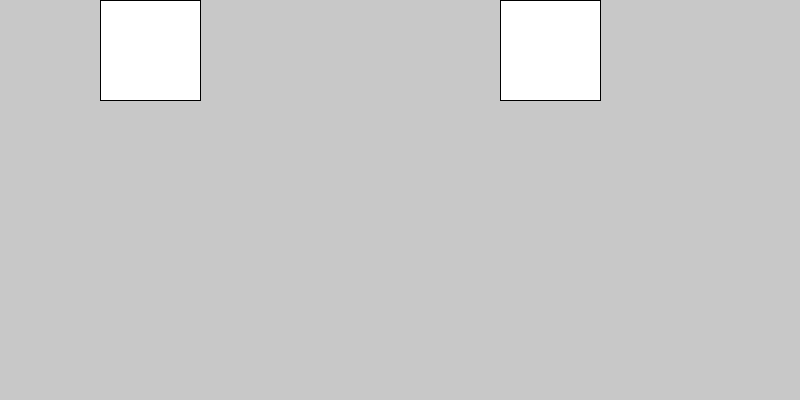
Frame 1 (no input)
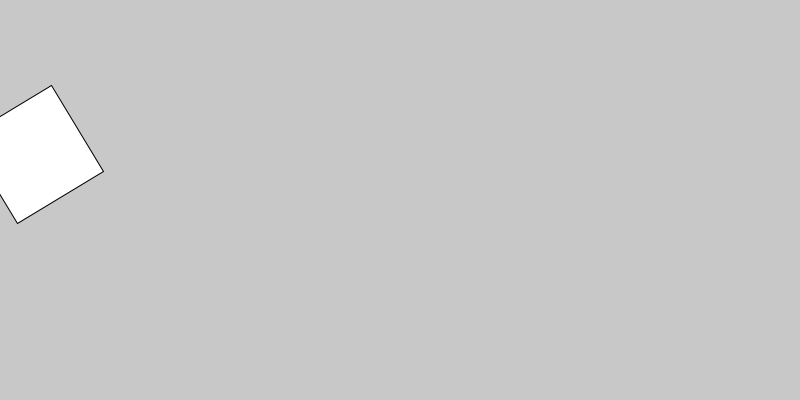
Frame 60 (the mouse pressed at the canvas centre just before this capture)
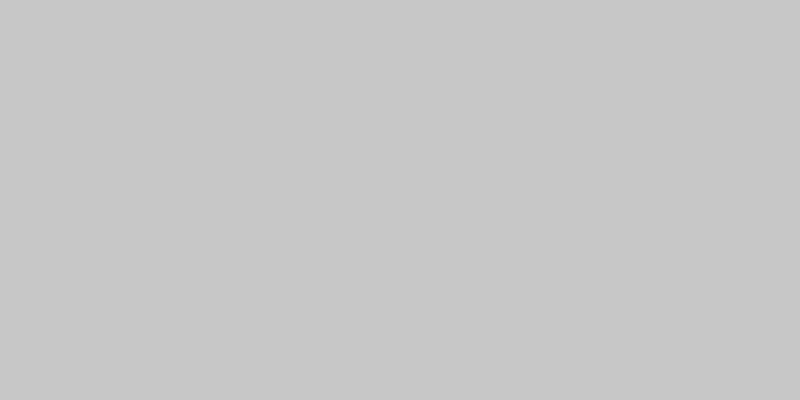
Frame 120 (the mouse held since frame 60 and released just before this capture)

The Processing sketch that drew these frames (run headless with seeded random() and noise(); from frame 60 on, the mouse is pressed at the canvas centre):

// Processing sketch: clase_05_23_2023_rotate_1
// ── clase_05_23_2023_rotate_1.pde
int cant = 10;
int tam;
int angulo;

void setup(){
  size(800,400);
  tam = width / cant;
}

void draw(){
  background(200);
  rotate(radians(angulo));
  rect(100,0,100,100);
  rect(500,0,100,100);
  /*
  for(int i = 0; i<cant; i++){
    line(i*tam, 0, i*tam, width);
  }
  */
  angulo++;
}
